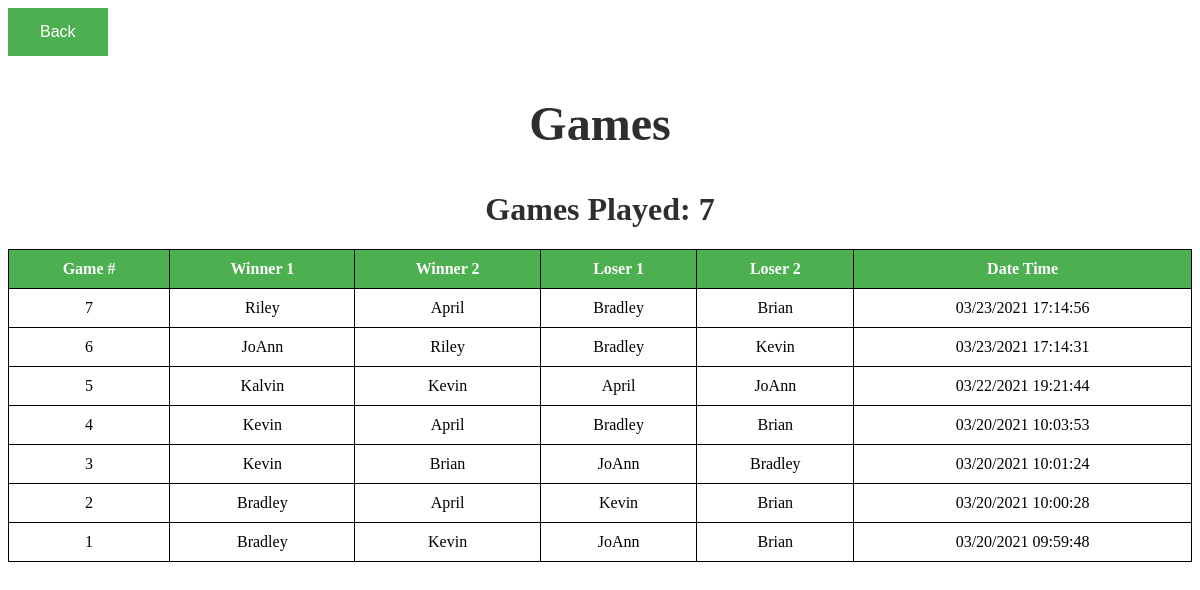
/games, run on the app's committed database.
### tables this page shows
CREATE TABLE GAMES
                    (WIN1 STR NOT NULL,
                    WIN2 STR NOT NULL,
                    LOSS1 STR NOT NULL,
                    LOSS2 STR NOT NULL,
                    TIME STR NOT NULL);

### app.py (the view)
@app.route("/games")
def games():
    conn = sqlite3.connect('data.db')
    cursor = conn.cursor()
    cursor.execute("SELECT * FROM GAMES ORDER BY rowid DESC")
    data = cursor.fetchall()
    cursor.execute("SELECT COALESCE(MAX(rowid), 0) FROM GAMES")
    data1 = cursor.fetchmany(1)
    for row in data1:
        data1 = row[0]
    conn.close()
    return render_template('games.html', data=data, data1=data1)

### templates/games.html (shortened to what this page needs)
<!DOCTYPE html>
<html>
    <head>
        <link type="text/css" rel="stylesheet" href="/static/styles.css"/>
    </head>
    <button onclick="history.go(-1)" class="back">Back</button>
<h2>Games</h2>
<h1>Games Played: {{data1}}</h1>
<table>
    <thread>
        <tr>
            <th>Game #</th>
            <th>Winner 1</th>
            <th>Winner 2</th>
            <th>Loser 1</th>
            <th>Loser 2</th>
            <th>Date Time</th>
        </tr>
    </thread>
    <tbody>
        {% for row in data %}
            <tr>
                <td>{{data1-loop.index0}}</td>
                <td><a href=search/{{row[0]}} class="player">{{row[0]}}</a></td>
                <td><a href=search/{{row[1]}} class="player">{{row[1]}}</a></td>
                <td><a href=search/{{row[2]}} class="player">{{row[2]}}</a></td>
                <td><a href=search/{{row[3]}} class="player">{{row[3]}}</a></td>
                <td>{{row[4]}}</td>
                </tr>
        {% endfor %}
    </tbody>
</table>
</html>

### static/styles.css (style rules this page uses)
h2 { color: rgb(46, 46, 46); font-family: verdana; font-size: 300%; text-align: center; }
h1 { color: rgb(46, 46, 46); font-family: verdana; text-align: center; }
a.player { text-decoration: none; color: black; }
table { text-align: center; width: 100% }
th { background-color: #4CAF50; color: white; }
th,td { padding: 10px; }
table,th,td { border: 1px solid black; border-collapse: collapse; }
button.back { background-color: #4CAF50; border: none; color: white; padding: 15px 32px; text-align: center; text-decoration: none; display: inline-block; font-size: 16px; transition-duration: .4s; }

### data on the page
GAMES: index0 "7", WIN1 "Riley", WIN2 "April", LOSS1 "Bradley", LOSS2 "Brian", TIME "03/23/2021 17:14:56"
GAMES: index0 "6", WIN1 "JoAnn", WIN2 "Riley", LOSS1 "Bradley", LOSS2 "Kevin", TIME "03/23/2021 17:14:31"
GAMES: index0 "5", WIN1 "Kalvin", WIN2 "Kevin", LOSS1 "April", LOSS2 "JoAnn", TIME "03/22/2021 19:21:44"
GAMES: index0 "4", WIN1 "Kevin", WIN2 "April", LOSS1 "Bradley", LOSS2 "Brian", TIME "03/20/2021 10:03:53"
GAMES: index0 "3", WIN1 "Kevin", WIN2 "Brian", LOSS1 "JoAnn", LOSS2 "Bradley", TIME "03/20/2021 10:01:24"
GAMES: index0 "2", WIN1 "Bradley", WIN2 "April", LOSS1 "Kevin", LOSS2 "Brian", TIME "03/20/2021 10:00:28"
GAMES: index0 "1", WIN1 "Bradley", WIN2 "Kevin", LOSS1 "JoAnn", LOSS2 "Brian", TIME "03/20/2021 09:59:48"

### other printed values
{{ data1 }} "7"
